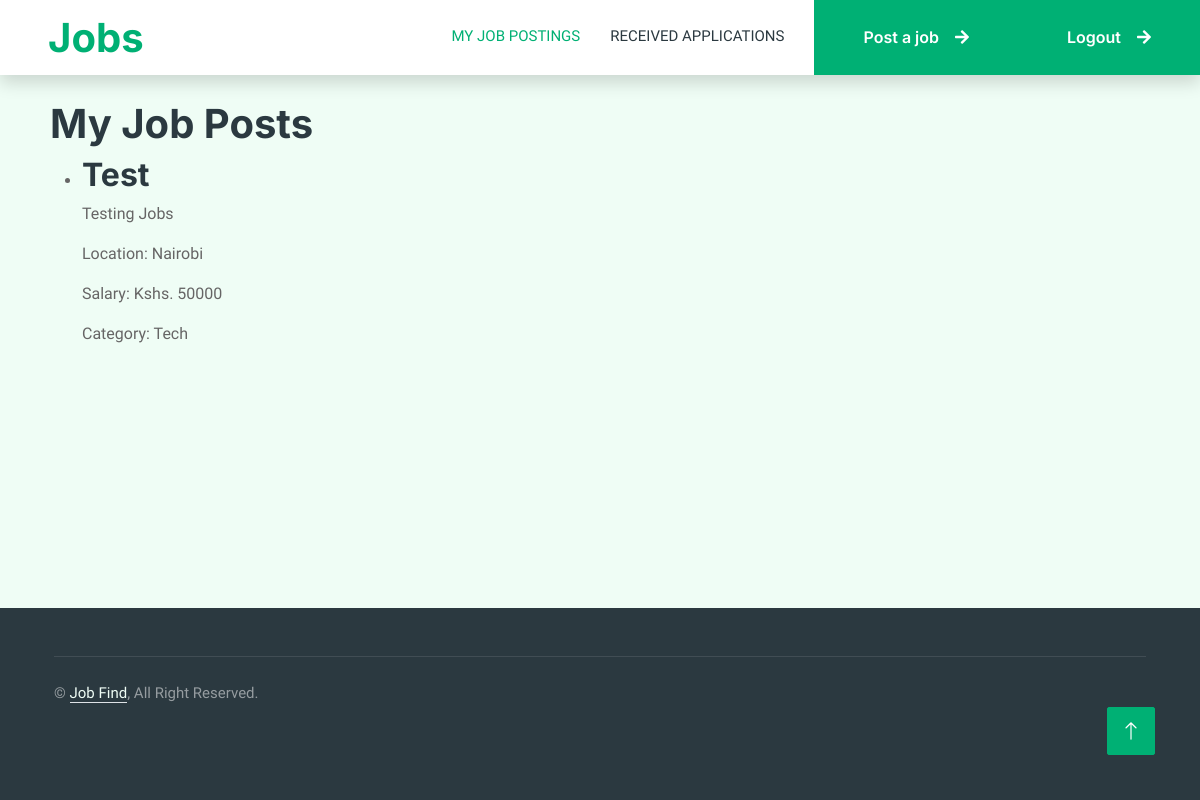
The page /employer_dashboard (signed in) on the database as committed earlier.
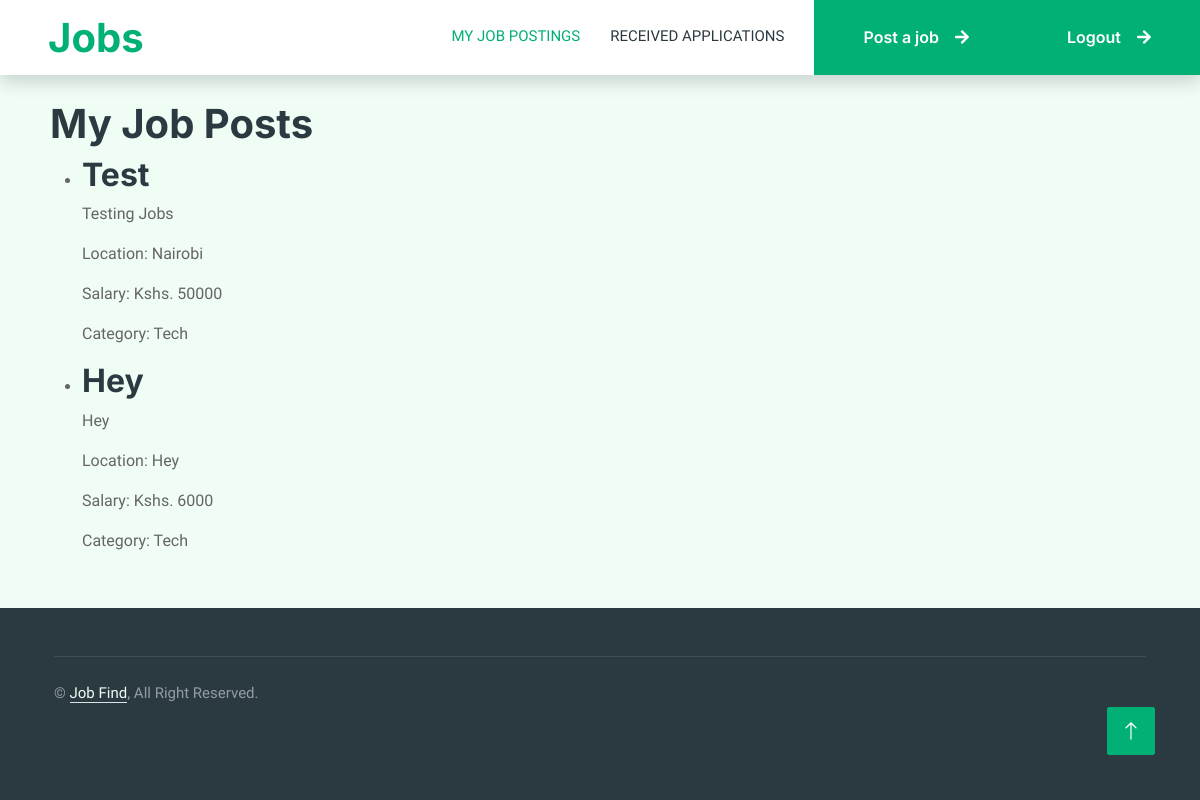
The same page on the database as committed later.
### app.py (models this page shows, shortened)
class Job(db.Model):
    id = db.Column(db.Integer, primary_key=True)
    title = db.Column(db.String(100), nullable=False)
    description = db.Column(db.Text, nullable=False)
    date_posted = db.Column(db.DateTime, default=datetime.utcnow)
    company_id = db.Column(db.Integer, db.ForeignKey('company.id'), nullable=False)
    company = db.relationship('Company', backref=db.backref('jobs', lazy=True))
    location = db.Column(db.String(100), nullable=False)
    company_logo = db.Column(db.String(255), nullable=False)
    salary = db.Column(db.Integer, nullable=False)
    category = db.Column(db.String(50), nullable=False)

### app.py (the view)
@app.route('/employer_dashboard')
def employer_dashboard():
    user_companies = current_user.companies
    jobs = Job.query.all()
    return render_template('jobposts.html', companies=user_companies, jobs=jobs)

### app.py (called while the page is built)
@login_manager.user_loader
def load_user(user_id):
    return User.query.get(int(user_id))

### templates/jobposts.html (shortened to what this page needs)
{% extends "base.html" %}
{% block body %}
    <nav class="navbar navbar-expand-lg bg-white navbar-light shadow sticky-top p-0">
        <a href="index.html" class="navbar-brand d-flex align-items-center text-center py-0 px-4 px-lg-5">
            <h1 class="m-0 text-primary">Jobs</h1>
        </a>
        <div class="collapse navbar-collapse" id="navbarCollapse">
            <div class="navbar-nav ms-auto p-4 p-lg-0">
                <a href="{{ url_for('employer_dashboard') }}" class="nav-item nav-link active">My Job Postings</a>
                <a href="{{ url_for('applications1') }}" class="nav-item nav-link">Received Applications</a>
                <a href="{{ url_for('post_job') }}" class="btn btn-primary rounded-0 py-4 px-lg-5 d-none d-lg-block">Post a job<i class="fa fa-arrow-right ms-3"></i></a>
            </div>
            <a href="{{ url_for('logout') }}" class="btn btn-primary rounded-0 py-4 px-lg-5 d-none d-lg-block">Logout<i class="fa fa-arrow-right ms-3"></i></a>
        </div>
    </nav>
    <div style="position: fixed; top: 100px; left: 50px;">
        <h1>My Job Posts</h1>
        {% if jobs %}
            <ul>
                {% for job in jobs %}
                    <li>
                        <h2>{{ job.title }}</h2>
                        <p>{{ job.description }}</p>
                        <p>Location: {{ job.location }}</p>
                        <p>Salary: Kshs. {{ job.salary }}</p>
                        <p>Category: {{ job.category }}</p>
                    </li>
                {% endfor %}
            </ul>
        {% else %}
            <p>You haven't posted any jobs.</p>
        {% endif %}
    </div>
{% endblock %}

### templates/base.html (shortened to what this page needs)
<!DOCTYPE html>
<html lang="en">
<head>
    <link href="https://cdnjs.cloudflare.com/ajax/libs/font-awesome/5.10.0/css/all.min.css" rel="stylesheet">
    <link href="https://cdn.jsdelivr.net/npm/bootstrap-icons@1.4.1/font/bootstrap-icons.css" rel="stylesheet">
    <link href="{{ url_for('static', filename='lib/animate/animate.min.css') }}" rel="stylesheet">
    <link href="{{ url_for('static', filename='lib/owlcarousel/assets/owl.carousel.min.css') }}" rel="stylesheet">
    <link href="{{ url_for('static', filename='css/bootstrap.min.css') }}" rel="stylesheet">
    <link href="{{ url_for('static', filename='css/style.css') }}" rel="stylesheet">
</head>
<body>
    {% block body %}{% endblock %}
    <div class="container-fluid bg-dark text-white-50 footer pt-5 mt-5 wow fadeIn" data-wow-delay="0.1s" style="position: fixed; bottom: 0px">
        <div class="container py-5">
            <div class="container">
                <div class="copyright">
                    <div class="row">
                        <div class="col-md-6 text-center text-md-start mb-3 mb-md-0">
                            &copy; <a class="border-bottom" href="#">Job Find</a>, All Right Reserved.
                        </div>
                    </div>
                </div>
            </div>
        </div>
        <a href="#" class="btn btn-lg btn-primary btn-lg-square back-to-top"><i class="bi bi-arrow-up"></i></a>
    </div>
</body>
</html>

### static/css/style.css (style rules this page uses)
:root { --primary: #00B074; --secondary: #2B9BFF; --light: #EFFDF5; --dark: #2B3940; }
.back-to-top { position: fixed; display: none; right: 45px; bottom: 45px; z-index: 99; }
.btn { font-family: 'Inter', sans-serif; font-weight: 600; transition: .5s; }
.btn.btn-primary, .btn.btn-secondary { color: #FFFFFF; }
.btn-lg-square { width: 48px; height: 48px; }
.btn-square, .btn-sm-square, .btn-lg-square { padding: 0; display: flex; align-items: center; justify-content: center; font-weight: normal; border-radius: 2px; }
.navbar-dark .navbar-nav .nav-link, .navbar-light .navbar-nav .nav-link { margin-right: 30px; padding: 25px 0; color: #FFFFFF; font-size: 15px; text-transform: uppercase; outline: none; }
.navbar-dark .navbar-nav .nav-link:hover, .navbar-dark .navbar-nav .nav-link.active, .navbar-light .navbar-nav .nav-link:hover, .navbar-light .navbar-nav .nav-link.active { color: var(--primary); }
.navbar-light .navbar-brand, .navbar-light a.btn { height: 75px; }
.navbar-light .navbar-nav .nav-link { color: var(--dark); font-weight: 500; }
.navbar-light.sticky-top { top: -100px; transition: .5s; }
.footer .copyright { padding: 25px 0; font-size: 15px; border-top: 1px solid rgba(256, 256, 256, .1); }
.footer .copyright a { color: var(--light); }

### templates/base.html (style rules this page uses)
html, body { height: 100%; margin: 0; }
.container-fluid { display: flex; flex-direction: column; min-height: 100vh; }
.footer { position: fixed; top: 70%; bottom: 0; left: 0; width: 100%; height: 50px; background-color: #333; color: #fff; text-align: center; padding: 10px 0; }

Rows that differ between the two databases and show on the page:
added Job: title "Hey", description "Hey", location "Hey", salary "6000", category "Tech"
